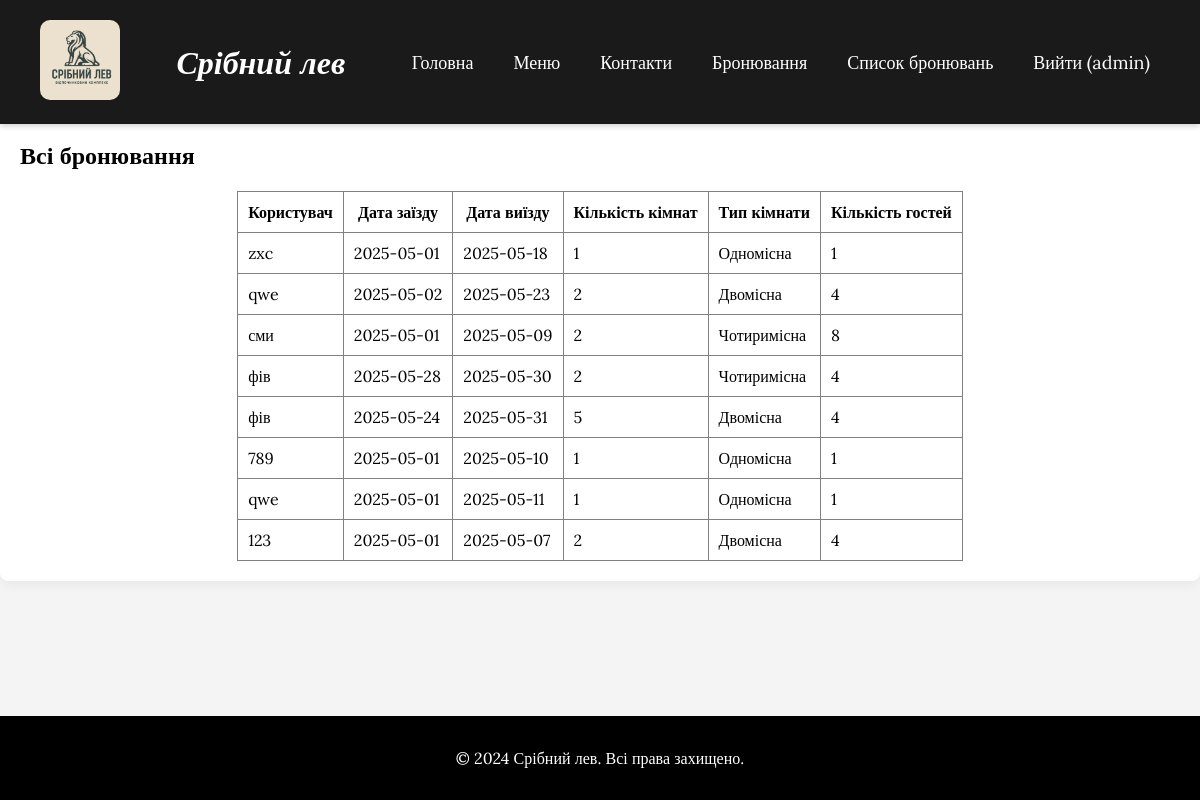
The app's page /bookings (signed in) with its own data.
### tables this page shows
CREATE TABLE users (
                id INTEGER PRIMARY KEY AUTOINCREMENT,
                username TEXT UNIQUE NOT NULL,
                password TEXT NOT NULL,
                is_admin INTEGER NOT NULL DEFAULT 0
            );

CREATE TABLE reservations (
                id INTEGER PRIMARY KEY AUTOINCREMENT,
                date_from TEXT NOT NULL,
                date_to TEXT NOT NULL,
                rooms INTEGER NOT NULL,
                room_type TEXT NOT NULL,
                guests INTEGER NOT NULL,
                user_id INTEGER,
                FOREIGN KEY (user_id) REFERENCES users(id)
            );

### app.py (the view)
@app.route('/bookings')
@login_required
def bookings():
    if not current_user.is_admin:
        flash("Доступ заборонено!", "danger")
        return redirect(url_for('index'))
    conn = sqlite3.connect(DB)
    c = conn.cursor()
    c.execute('SELECT r.id, r.date_from, r.date_to, r.rooms, r.room_type, r.guests, u.username '
              'FROM reservations r LEFT JOIN users u ON r.user_id = u.id '
              'ORDER BY r.id DESC')
    reservations = c.fetchall()
    conn.close()
    return render_template('bookings.html', reservations=reservations)

### app.py (called while the page is built)
def get_user_by_id(user_id):
    conn = sqlite3.connect(DB)
    c = conn.cursor()
    c.execute("SELECT id, username, is_admin FROM users WHERE id = ?", (user_id,))
    row = c.fetchone()
    conn.close()
    if row:
        return User(row[0], row[1], bool(row[2]))
    return None

@login_manager.user_loader
def load_user(user_id):
    return get_user_by_id(user_id)

### templates/bookings.html (shortened to what this page needs)
{% extends "base.html" %}
{% block content %}
  <section>
    <h2>Всі бронювання</h2>
    {% if reservations %}
      <table border="1" cellpadding="10" cellspacing="0" style="margin: 0 auto; border-collapse: collapse;">
        <thead>
          <tr>
            <th>Користувач</th>
            <th>Дата заїзду</th>
            <th>Дата виїзду</th>
            <th>Кількість кімнат</th>
            <th>Тип кімнати</th>
            <th>Кількість гостей</th>
          </tr>
        </thead>
        <tbody>
          {% for r in reservations %}
          <tr>
            <td>{{ r[6] }}</td>
            <td>{{ r[1] }}</td>
            <td>{{ r[2] }}</td>
            <td>{{ r[3] }}</td>
            <td>{{ r[4] }}</td>
            <td>{{ r[5] }}</td>
          </tr>
          {% endfor %}
        </tbody>
      </table>
    {% else %}
      <p style="text-align: center;">Немає бронювань</p>
    {% endif %}
  </section>
{% endblock %}

### templates/base.html (shortened to what this page needs)
<!DOCTYPE html>
<html lang="uk">
<head>
    <link rel="stylesheet" href="{{ url_for('static', filename='style.css') }}" />
    <link rel="stylesheet" href="https://cdnjs.cloudflare.com/ajax/libs/font-awesome/6.0.0-beta3/css/all.min.css">
</head>
<body>
    <header>
        <div class="logo-title">
            <img src="{{ url_for('static', filename='images/3ofLMZz.jpg') }}" alt="Логотип" class="logo" />
        </div>
        <div class="header-center">
            <h1 class="site-title">Срібний лев</h1>
        </div>
        <nav>
            <a href="{{ url_for('index') }}">Головна</a>
            <a href="{{ url_for('menu') }}">Меню</a>
            <a href="{{ url_for('contacts') }}">Контакти</a>
            <a href="{{ url_for('reservation') }}">Бронювання</a>
            {% if current_user.is_authenticated %}
                {% if current_user.is_admin %}
                    <a href="{{ url_for('bookings') }}">Список бронювань</a>
                {% else %}
                    <a href="{{ url_for('my_bookings') }}">Мої бронювання</a>
                {% endif %}
                <a href="{{ url_for('logout') }}">Вийти ({{ current_user.username }})</a>
            {% else %}
                <a href="{{ url_for('login') }}">Увійти</a>
            {% endif %}
        </nav>
    </header>
    <main>
        {% block content %}{% endblock %}
    </main>
    <footer>
        <p>&copy; 2024 Срібний лев. Всі права захищено.</p>
    </footer>
</body>
</html>

### static/style.css (style rules this page uses)
body { font-family: Arial, sans-serif; margin: 0; padding: 0; background-color: #f4f4f4; }
header { position: fixed; top: 0; left: 0; width: 100%; z-index: 1000; display: flex; align-items: center; justify-content: space-between; padding: 20px 40px; background-color: #1a1a1a; color: white; box-shadow: 0 2px 6px rgba(0, 0, 0, 0.2); box-sizing: border-box; overflow-x: hidden; }
.logo-title { position: static; }
.logo { width: 80px; height: auto; border-radius: 10px; }
.header-center { flex-grow: 1; text-align: center; }
.site-title { margin: 0; font-size: 2rem; }
nav { display: flex; justify-content: center; gap: 20px; flex-wrap: wrap; }
nav a { color: white; text-decoration: none; font-size: 18px; padding: 6px 10px; border-radius: 4px; transition: background-color 0.3s, color 0.3s; }
section { padding: 20px; max-width: 1200px; margin: 20px auto; background-color: white; border-radius: 8px; box-shadow: 0 4px 12px rgba(0, 0, 0, 0.05); }
footer { background-color: #1a1a1a; color: white; text-align: center; padding: 10px; margin-top: 20px; }
main { padding-top: 70px; }
html, body { margin: 0; padding: 0; min-height: 100vh; display: flex; flex-direction: column; }
footer { background-color: #000; color: white; text-align: center; padding: 10px 0; width: 100%; }

### templates/base.html (style rules this page uses)
html, body { height: 100%; margin: 0; }
body { display: flex; flex-direction: column; font-family: 'Lora', serif; }
main { flex: 1; padding-top: 80px; box-sizing: border-box; }
footer { background-color: black; color: white; text-align: center; padding: 1em 0; width: 100%; }
.site-title { font-family: 'Lora', serif; font-weight: 600; font-style: italic; }

### records on screen
users: username "admin"
reservations: username "zxc", date_from "2025-05-01", date_to "2025-05-18", rooms "1", room_type "Одномісна", guests "1"
reservations: username "qwe", date_from "2025-05-02", date_to "2025-05-23", rooms "2", room_type "Двомісна", guests "4"
reservations: username "сми", date_from "2025-05-01", date_to "2025-05-09", rooms "2", room_type "Чотиримісна", guests "8"
reservations: username "фів", date_from "2025-05-28", date_to "2025-05-30", rooms "2", room_type "Чотиримісна", guests "4"
reservations: username "фів", date_from "2025-05-24", date_to "2025-05-31", rooms "5", room_type "Двомісна", guests "4"
reservations: username "789", date_from "2025-05-01", date_to "2025-05-10", rooms "1", room_type "Одномісна", guests "1"
reservations: username "qwe", date_from "2025-05-01", date_to "2025-05-11", rooms "1", room_type "Одномісна", guests "1"
reservations: username "123", date_from "2025-05-01", date_to "2025-05-07", rooms "2", room_type "Двомісна", guests "4"
